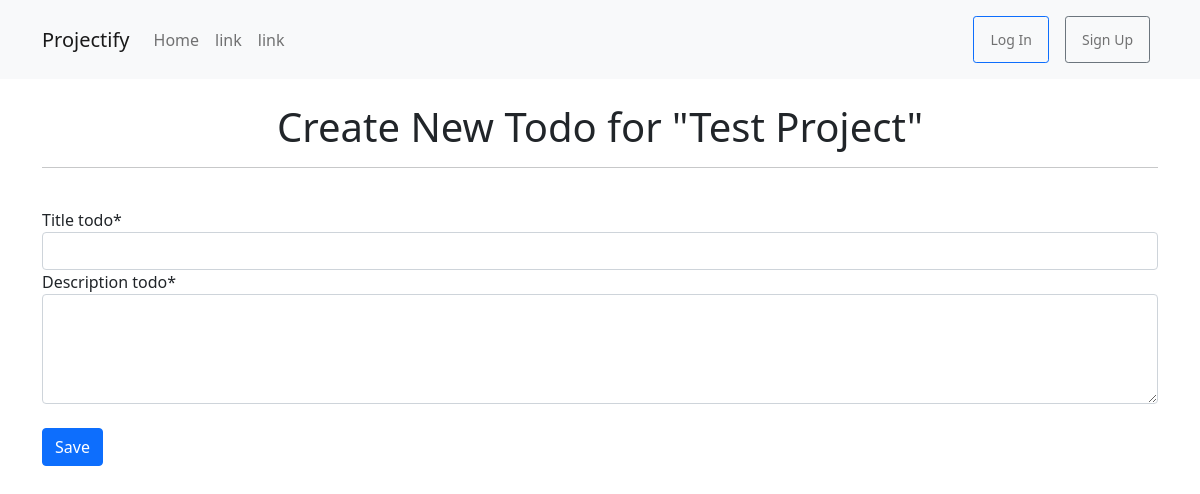
The page /projects/1/todo/create/ on the database as committed earlier.
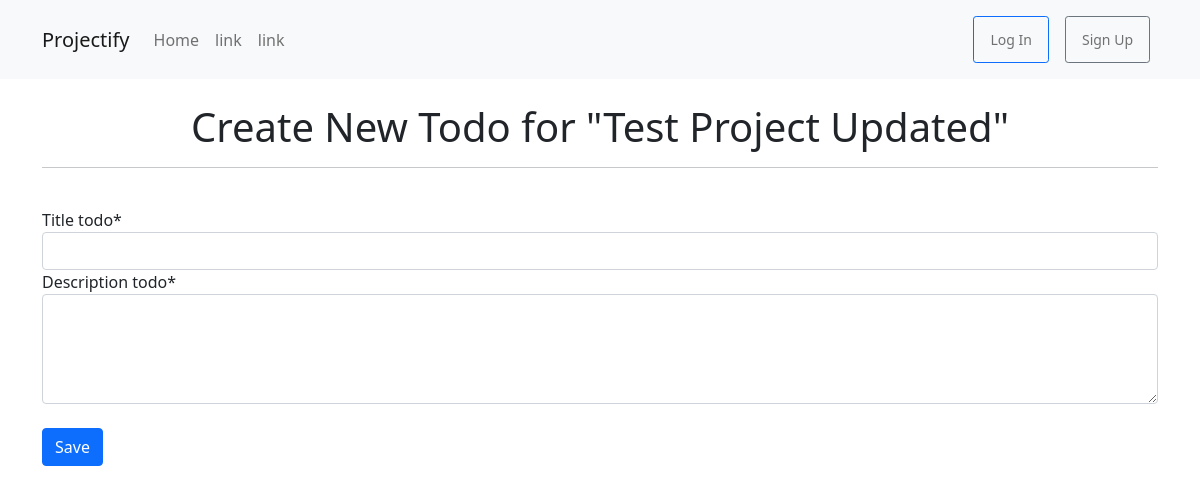
The same page on the database as committed later.
### projects/models.py (models this page shows, shortened)
class Project(models.Model):
    title_project = models.CharField(max_length=50)
    description_project = models.TextField()
    creator_project = models.ForeignKey(get_user_model(), on_delete=models.CASCADE)
    date_created_project = models.DateTimeField(auto_now_add=True)

### projects/views.py (the view, shortened to what this page needs)
# urls.py: path('<int:pk>/todo/create/', TodoCreateView.as_view(), name='todo_create'),
class TodoCreateView(CreateView):
    model = Todo
    form_class = TodoCreateForm
    template_name = 'projects/todos/todo_create.html'
    def get_context_data(self, **kwargs):
        context = super(TodoCreateView, self).get_context_data(**kwargs)
        context['project'] = Project.objects.filter(pk=self.kwargs.get('pk'))
        return context

### projects/forms.py
class TodoCreateForm(ModelForm):
    class Meta:
        model = Todo
        fields = ('title_todo', 'description_todo')
        widgets = {
            'title_todo': forms.TextInput(attrs={'cols': 5, 'rows': 1}),
            'description_todo': forms.Textarea(attrs={'cols': 4, 'rows': 4})
        }

### templates/projects/todos/todo_create.html (shortened to what this page needs)
{% extends 'base.html' %}
{% load crispy_forms_tags %}
{% block content %}
<br/>
<center>
{% for data in project %}
<h1>Create New Todo for "{{ data.title_project }}"</h1>
{% endfor %}
<hr>
<br/>
</center>
    <form action="" method="post">
        {{ form.title_todo|as_crispy_field }}
        {{ form.description_todo|as_crispy_field }}
        <br/>
        <button class="btn btn-primary" type="submit">Save</button>
    </form>
{% endblock content %}

Rows that differ between the two databases and show on the page:
changed Project: title_project "Test Project" → "Test Project Updated"
